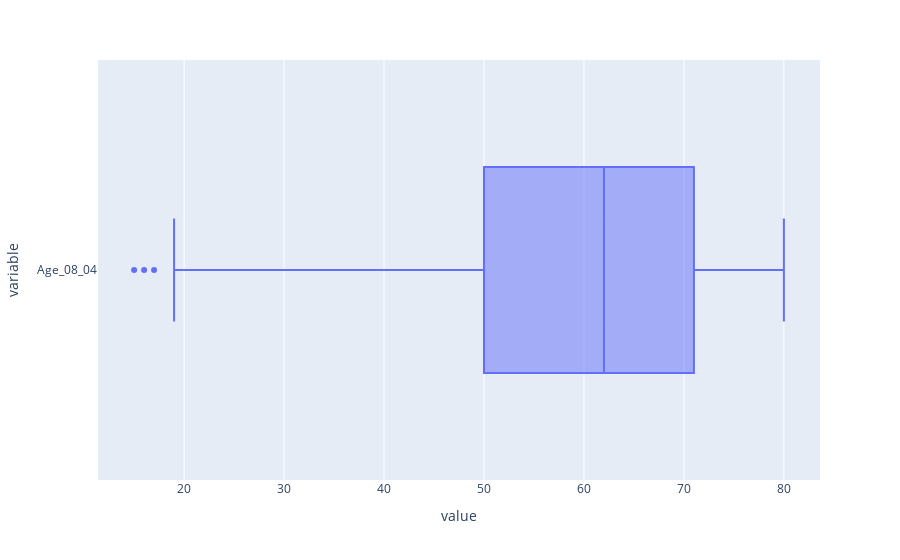

Notebook cell for this chart:
### Code cell
pe.box(tc['Age_08_04'], orientation = 'h')

### Figure 1 — Plotly figure (JSON) as saved in the notebook; plotly's stock layout.template omitted (floating-point values rounded to 4 significant figures; data arrays with more than 128 entries replaced by an {"elided": "..."} marker saying what was removed)
{"data": [{"alignmentgroup": "True", "hovertemplate": "value=%{x}<br>variable=%{y}<extra></extra>", "legendgroup": "", "marker": {"color": "#636efa"}, "name": "", "notched": false, "offsetgroup": "", "orientation": "h", "showlegend": false, "type": "box", "x": {"elided": "1322 int values"}, "x0": " ", "xaxis": "x", "y": {"elided": "1322 str values"}, "y0": " ", "yaxis": "y"}], "layout": {"boxmode": "group", "legend": {"tracegroupgap": 0}, "margin": {"t": 60}, "xaxis": {"anchor": "y", "domain": [0, 1], "title": {"text": "value"}}, "yaxis": {"anchor": "x", "domain": [0, 1], "title": {"text": "variable"}}}}
